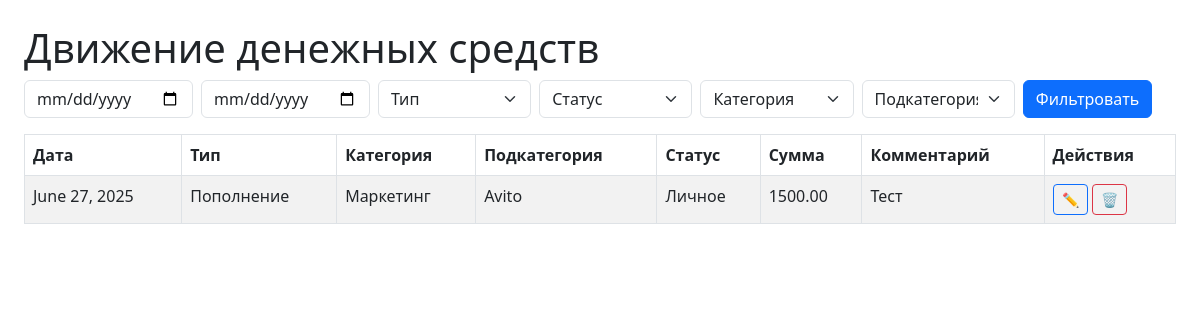
Before: / with the older database file.
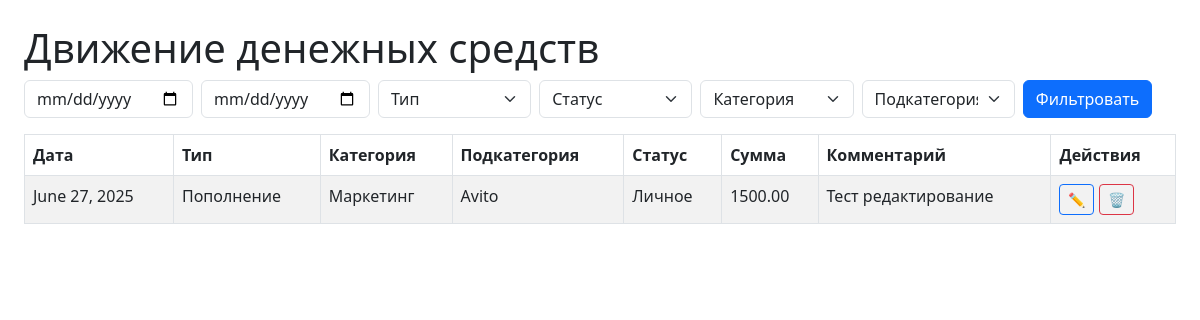
After: the same page with the newer database file.
### DDS/models.py (models this page shows, shortened)
class DDSRecord(models.Model):
    created_at = models.DateField(default=timezone.now)
    status = models.ForeignKey(Status, on_delete=models.PROTECT)
    type = models.ForeignKey(Type, on_delete=models.PROTECT)
    category = models.ForeignKey(Category, on_delete=models.PROTECT)
    subcategory = models.ForeignKey(SubCategory, on_delete=models.PROTECT)
    amount = models.DecimalField(max_digits=12, decimal_places=2)
    comment = models.TextField(blank=True, null=True)

class Type(models.Model):
    name = models.CharField(max_length=100, unique=True)

class Category(models.Model):
    name = models.CharField(max_length=100)
    type = models.ForeignKey(Type, on_delete=models.CASCADE, related_name='categories')
    class Meta:
        unique_together = ('name', 'type')

class SubCategory(models.Model):
    name = models.CharField(max_length=100)
    category = models.ForeignKey(Category, on_delete=models.CASCADE, related_name='subcategories')
    class Meta:
        unique_together = ('name', 'category')

class Status(models.Model):
    name = models.CharField(max_length=100, unique=True)

### DDS/views.py (the view)
# urls.py: path('', views.dds_list, name='dds_list'),
def dds_list(request):
    records = DDSRecord.objects.all().select_related(
        'type', 'status', 'category', 'subcategory'
    )
    type_id = request.GET.get('type')
    status_id = request.GET.get('status')
    category_id = request.GET.get('category')
    subcategory_id = request.GET.get('subcategory')
    date_from = request.GET.get('date_from')
    date_to = request.GET.get('date_to')
    if type_id:
        records = records.filter(type_id=type_id)
    if status_id:
        records = records.filter(status_id=status_id)
    if category_id:
        records = records.filter(category_id=category_id)
    if subcategory_id:
        records = records.filter(subcategory_id=subcategory_id)
    if date_from:
        records = records.filter(created_at__gte=date_from)
    if date_to:
        records = records.filter(created_at__lte=date_to)
    context = {
        'records': records,
        'types': Type.objects.all(),
        'statuses': Status.objects.all(),
        'categories': Category.objects.all(),
        'subcategories': SubCategory.objects.all(),
        'filters': {
            'type': type_id,
            'status': status_id,
            'category': category_id,
            'subcategory': subcategory_id,
            'date_from': date_from,
            'date_to': date_to,
        }
    }
    return render(request, 'dds/dds_list.html', context)

### DDS/templates/DDS/dds_list.html (shortened to what this page needs)
<!DOCTYPE html>
<html lang="ru">
<head>
    <link href="https://cdn.jsdelivr.net/npm/bootstrap@5.3.0/dist/css/bootstrap.min.css" rel="stylesheet">
</head>
<body class="p-4">
<h1>Движение денежных средств</h1>
<form method="get" class="row g-2 mb-3">
    <div class="col"><input type="date" name="date_from" value="{{ filters.date_from }}" class="form-control" placeholder="С даты"></div>
    <div class="col"><input type="date" name="date_to" value="{{ filters.date_to }}" class="form-control" placeholder="По дату"></div>
    <div class="col">
        <select name="type" class="form-select">
            <option value="">Тип</option>
        </select>
    </div>
    <div class="col">
        <select name="status" class="form-select">
            <option value="">Статус</option>
        </select>
    </div>
    <div class="col">
        <select name="category" class="form-select">
            <option value="">Категория</option>
        </select>
    </div>
    <div class="col">
        <select name="subcategory" class="form-select">
            <option value="">Подкатегория</option>
        </select>
    </div>
    <div class="col">
        <button type="submit" class="btn btn-primary">Фильтровать</button>
    </div>
</form>
<table class="table table-bordered table-striped">
    <thead>
    <tr>
        <th>Дата</th>
        <th>Тип</th>
        <th>Категория</th>
        <th>Подкатегория</th>
        <th>Статус</th>
        <th>Сумма</th>
        <th>Комментарий</th>
        <th>Действия</th>
    </tr>
    </thead>
    <tbody>
    {% for r in records %}
        <tr>
            <td>{{ r.created_at }}</td>
            <td>{{ r.type.name }}</td>
            <td>{{ r.category.name }}</td>
            <td>{{ r.subcategory.name }}</td>
            <td>{{ r.status.name }}</td>
            <td>{{ r.amount }}</td>
            <td>{{ r.comment|default:"—" }}</td>
            <td>
                <a href="{% url 'dds_edit' r.pk %}" class="btn btn-sm btn-outline-primary">✏️</a>
                <a href="{% url 'dds_delete' r.pk %}" class="btn btn-sm btn-outline-danger">🗑️</a>
            </td>
        </tr>
    {% empty %}
        <tr><td colspan="7" class="text-center">Записей нет</td></tr>
    {% endfor %}
    </tbody>
</table>
</body>
</html>

Changed rows visible on the page:
changed DDSRecord "Пополнение": comment "Тест" → "Тест редактирование"
